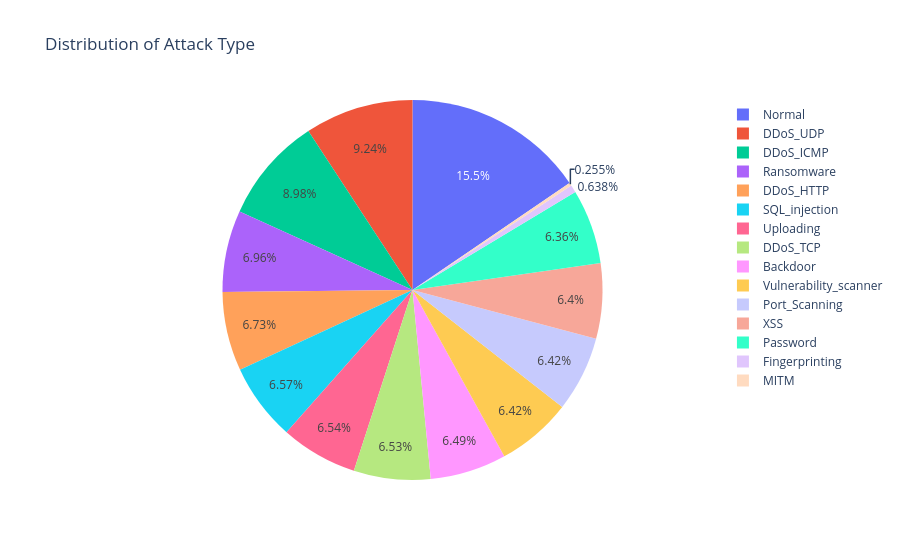

This figure's notebook cell:
### Code cell
fig = px.pie(data, names='Attack_type', title='Distribution of Attack Type')
fig.show()

### Figure 1 — Plotly figure (JSON) as saved in the notebook; plotly's stock layout.template omitted (floating-point values rounded to 4 significant figures; data arrays with more than 128 entries replaced by an {"elided": "..."} marker saying what was removed)
{"data": [{"domain": {"x": [0, 1], "y": [0, 1]}, "hovertemplate": "Attack_type=%{label}<extra></extra>", "labels": {"elided": "156986 str values"}, "legendgroup": "", "name": "", "showlegend": true, "type": "pie"}], "layout": {"legend": {"tracegroupgap": 0}, "title": {"text": "Distribution of Attack Type"}}}
